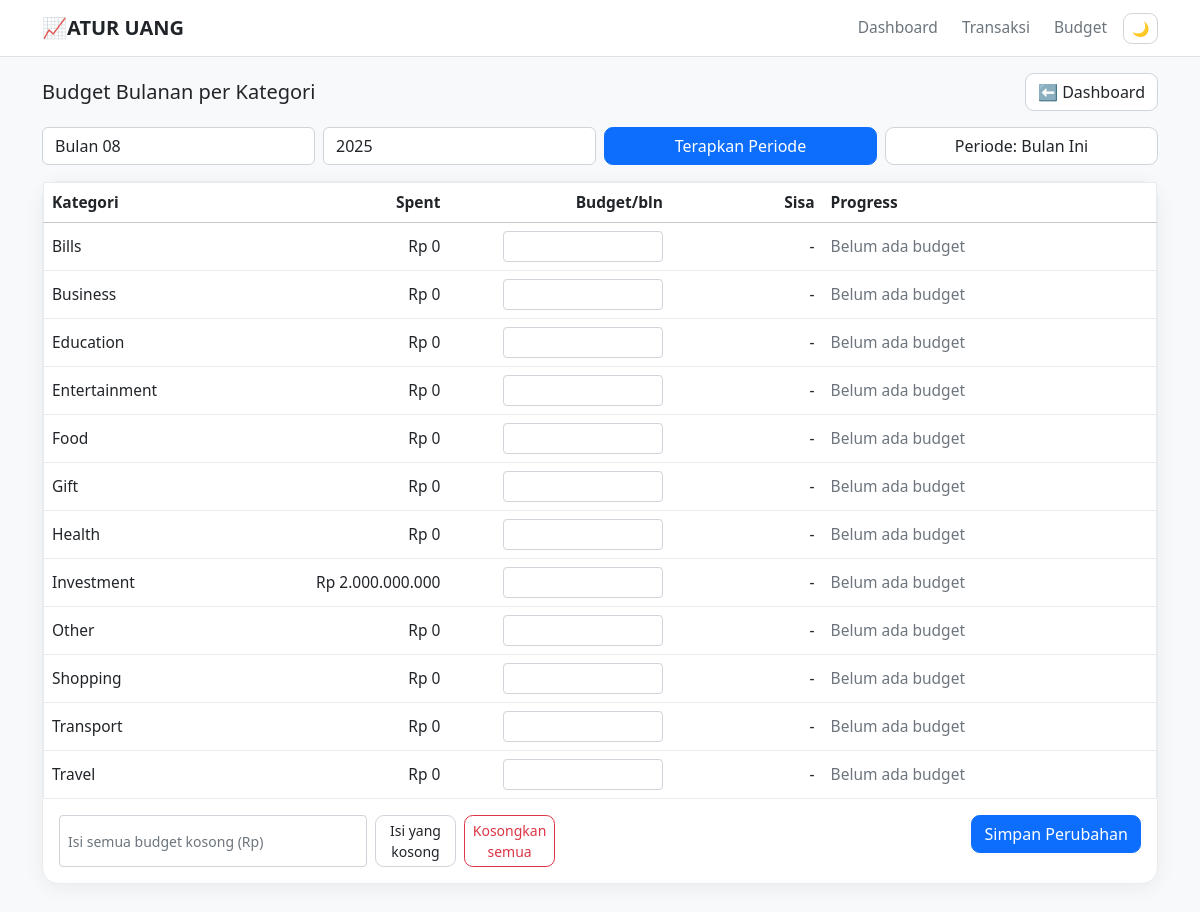
Page /budget on the committed database.
### models.py (models this page shows)
class Category(db.Model):
    id = db.Column(db.Integer, primary_key=True)
    name = db.Column(db.String(100), nullable=False, unique=True)
    kind = db.Column(db.String(20), nullable=False, default="EXPENSE")
    monthly_budget = db.Column(db.Float, nullable=True)  # untuk halaman Budget

### app.py (the view, shortened to what this page needs)
@app.route("/budget", methods=["GET", "POST"])
def budget():
    sel_month = request.args.get("month", type=int)
    sel_year = request.args.get("year", type=int)
    today_m = int(date.today().strftime("%m"))
    today_y = int(date.today().strftime("%Y"))
    view_m = sel_month or today_m
    view_y = sel_year or today_y
    cats = Category.query.filter_by(kind="EXPENSE").order_by(Category.name.asc()).all()
    spent_rows = db.session.query(
        Transaction.category, func.sum(Transaction.amount).label("spent")
    ).filter(
        Transaction.type == "EXPENSE",
        func.strftime("%m", Transaction.tx_date) == f"{view_m:02d}",
        func.strftime("%Y", Transaction.tx_date) == str(view_y),
    ).group_by(Transaction.category).all()
    spent_map = {n: float(s or 0) for n, s in spent_rows}
    items = []
    for c in cats:
        spent = spent_map.get(c.name, 0.0)
        budget_val = c.monthly_budget
        pct = None if not budget_val else min(100.0, (spent / budget_val) * 100.0)
        remain = None if budget_val is None else (budget_val - spent)
        items.append(
            {"cat": c, "spent": spent, "budget": budget_val, "pct": pct, "remain": remain}
        )
    months_list, years_list = month_year_lists()
    if today_m not in months_list:
        months_list = sorted(set(months_list) | {today_m})
    if today_y not in years_list:
        years_list = sorted(set(years_list) | {today_y})
    return render_template(
        "budget.html",
        items=items,
        month=view_m,
        year=view_y,
        months_list=months_list,
        years_list=years_list,
        sel_month=view_m,
        sel_year=view_y,
    )

### app.py (called while the page is built)
def month_year_lists():
    months_raw = db.session.query(func.strftime("%m", Transaction.tx_date)).distinct().all()
    years_raw = db.session.query(func.strftime("%Y", Transaction.tx_date)).distinct().all()
    months_list = sorted({int(m[0]) for m in months_raw}) if months_raw else [int(date.today().strftime("%m"))]
    years_list = sorted({int(y[0]) for y in years_raw}) if years_raw else [int(date.today().strftime("%Y"))]
    return months_list, years_list

### templates/budget.html (shortened to what this page needs)
{% extends "base.html" %}
{% block content %}
<div class="d-flex justify-content-between align-items-center mb-3">
  <h5 class="mb-0">Budget Bulanan per Kategori</h5>
  <a class="btn btn-outline-secondary" href="{{ url_for('dashboard') }}">⬅️ Dashboard</a>
</div>
<form class="row g-2 mb-3" method="get">
  <div class="col-md-3">
    <select class="form-select" name="month">
      {% for m in months_list %}
        <option value="{{ m }}" {{ 'selected' if sel_month==m else '' }}>Bulan {{ '%02d'|format(m) }}</option>
      {% endfor %}
    </select>
  </div>
  <div class="col-md-3">
    <select class="form-select" name="year">
      {% for y in years_list %}
        <option value="{{ y }}" {{ 'selected' if sel_year==y else '' }}>{{ y }}</option>
      {% endfor %}
    </select>
  </div>
  <div class="col-md-3"><button class="btn btn-primary w-100" type="submit">Terapkan Periode</button></div>
  <div class="col-md-3"><a class="btn btn-outline-secondary w-100" href="{{ url_for('budget') }}">Periode: Bulan Ini</a></div>
</form>
<form method="post" id="budgetForm">
  <div class="card">
    <div class="table-responsive">
      <table class="table align-middle mb-0">
        <thead class="table-light">
          <tr>
            <th style="min-width:180px">Kategori</th>
            <th class="text-end" style="min-width:120px">Spent</th>
            <th class="text-end" style="min-width:160px">Budget/bln</th>
            <th class="text-end" style="min-width:120px">Sisa</th>
            <th style="width:30%">Progress</th>
          </tr>
        </thead>
        <tbody>
          {% for it in items %}
            {% set cat = it.cat %}
            {% set spent = it.spent %}
            {% set budget = it.budget %}
            {% set remain = it.remain %}
            {% set pct = it.pct %}
            {% set status = (pct is not none and pct >= 100) and 'danger' or (pct is not none and pct >= 80) and 'warning' or 'success' %}
          <tr>
            <td>{{ cat.name }}</td>
            <td class="text-end">Rp {{ "{:,.0f}".format(spent).replace(",", ".") }}</td>
            <td class="text-end">
              <input class="form-control form-control-sm text-end budget-input"
                     name="budget_{{ cat.id }}"
                     type="number" step="0.01"
                     value="{{ budget if budget is not none }}">
            </td>
            <td class="text-end">
              {% if remain is not none %}
                Rp {{ "{:,.0f}".format(remain).replace(",", ".") }}
              {% else %}-{% endif %}
            </td>
            <td>
              {% if pct is not none %}
                <div class="d-flex justify-content-between small">
                  <span>{{ pct|round(0) }}%</span>
                  <span>Rp {{ "{:,.0f}".format(budget).replace(",", ".") }}</span>
                </div>
                <div class="progress" role="progressbar" aria-valuenow="{{ pct|round(0) }}" aria-valuemin="0" aria-valuemax="100">
                  <div class="progress-bar bg-{{ status }}" data-w="{{ pct|round(0) }}"></div>
                </div>
              {% else %}
                <span class="text-muted">Belum ada budget</span>
              {% endif %}
            </td>
          </tr>
          {% else %}
          <tr><td colspan="5" class="text-muted">Belum ada kategori EXPENSE. Tambahkan transaksi dulu.</td></tr>
          {% endfor %}
        </tbody>
      </table>
    </div>
    <div class="p-3 d-flex flex-wrap gap-2 justify-content-between">
      <div class="d-flex gap-2">
        <input id="fillValue" type="number" step="0.01" class="form-control form-control-sm" placeholder="Isi semua budget kosong (Rp)">
        <button type="button" id="btnFill" class="btn btn-sm btn-outline-secondary">Isi yang kosong</button>
        <button type="button" id="btnClear" class="btn btn-sm btn-outline-danger">Kosongkan semua</button>
      </div>
      <div><button class="btn btn-primary">Simpan Perubahan</button></div>
    </div>
  </div>
</form>
{% endblock %}

### templates/base.html (shortened to what this page needs)
<!doctype html>
<html lang="id">
<head>
  <link href="https://cdn.jsdelivr.net/npm/bootstrap@5.3.3/dist/css/bootstrap.min.css" rel="stylesheet" />
  <link href="{{ url_for('static', filename='styles.css') }}" rel="stylesheet" />
</head>
<body>
  <nav class="navbar navbar-expand-lg border-bottom sticky-top">
    <div class="container">
      <a class="navbar-brand fw-bold" href="{{ url_for('dashboard') }}">📈ATUR UANG</a>
      <div class="offcanvas offcanvas-end" tabindex="-1" id="navOffcanvas">
        <div class="offcanvas-body">
          <ul class="navbar-nav ms-auto gap-2 align-items-center">
            <li class="nav-item"><a class="nav-link" href="{{ url_for('dashboard') }}">Dashboard</a></li>
            <li class="nav-item"><a class="nav-link" href="{{ url_for('transactions') }}">Transaksi</a></li>
            <li class="nav-item"><a class="nav-link" href="{{ url_for('budget') }}">Budget</a></li>
              <button id="themeToggle" class="btn btn-outline-secondary btn-sm" type="button" title="Toggle tema">🌙</button>
          </ul>
        </div>
      </div>
    </div>
  </nav>
  <main class="container my-3">
    {% block content %}{% endblock %}
  </main>
</body>
</html>

### static/styles.css (style rules this page uses)
:root { --surface:#ffffff; --surface-2:#f8f9fa; --text:#212529; --muted:#6c757d; --border:#e9ecef; --shadow:0 4px 20px rgba(0,0,0,.06); --primary:#0d6efd; --income-color:#4e79a7; --expense-color:#e15759; --donut-1:#4e79a7; --donut-2:#f28e2b; --donut-3:#76b7b2; --donut-4:#59a14f; --donut-5:#edc949; --field-bg:#ffffff; --field-border:#ced4da; --field-placeholder:#6c757d; --chart-axis:#6c757d; }
body { font-size:15.5px; color:var(--text); background:var(--surface-2); }
main.container { padding-bottom:64px; }
.navbar { background:var(--surface) !important; border-bottom:1px solid var(--border); }
.navbar-brand { display:flex; align-items:center; gap:.5rem; color:var(--text) !important; font-weight:700; }
.navbar .nav-link { color:var(--muted) !important; transition:color .18s ease, border-color .18s ease; }
.card { border-radius:16px; border:1px solid var(--border); background:var(--surface); box-shadow:var(--shadow); }
.text-muted { color:var(--muted) !important; }
.form-control,.form-select { background:var(--field-bg); border:1px solid var(--field-border); color:var(--text); }
.form-control::placeholder { color:var(--field-placeholder); }
.btn { border-radius:.55rem; transition:filter .15s ease, transform .15s ease; }
.btn-primary { background:var(--primary); border-color:var(--primary); }
.btn-outline-secondary { color:var(--text); border-color:var(--field-border); background:var(--field-bg); }
.table { background:var(--surface); border:1px solid var(--border); }
.table thead th { color:var(--text) !important; background:var(--surface); white-space:nowrap; font-weight:600; }
.table tbody td { color:var(--text) !important; }
.table tbody tr { border-color:var(--border); }
.budget-input { max-width:160px; margin-left:auto; }

### rows in the picture
Category: name "Bills"
Category: name "Business"
Category: name "Education"
Category: name "Entertainment"
Category: name "Food"
Category: name "Gift"
Category: name "Health"
Category: name "Investment"
Category: name "Other"
Category: name "Shopping"
Category: name "Transport"
Category: name "Travel"

### other values in the picture
{{ "{:,.0f}".format(spent).replace(",", ".") }} "0" "0" "0" "0" "0" "0" "0" "2.000.000.000" "0" "0" "0" "0"
form field year "2025"
